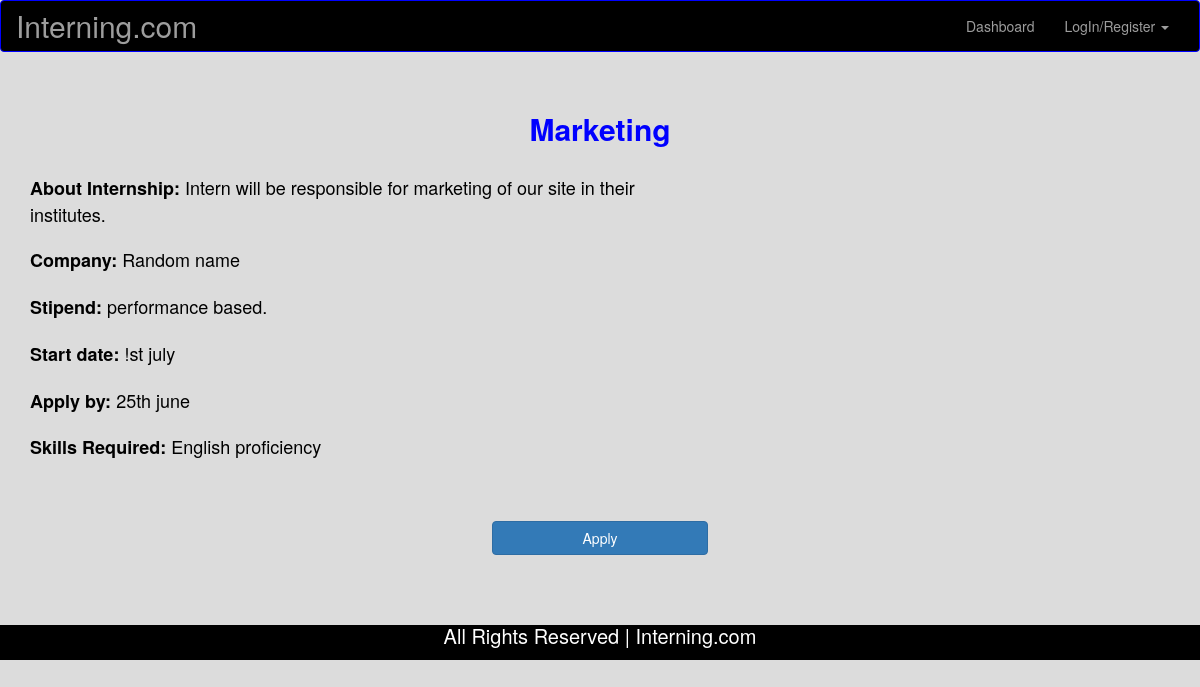
The app's page /internship.php?iid=4 with its own data.
### tables this page shows
CREATE TABLE `internship` (
  `iid` int(11) NOT NULL,
  `title` varchar(100) NOT NULL,
  `description` varchar(500) NOT NULL,
  `stipend` varchar(50) NOT NULL,
  `start` varchar(50) NOT NULL,
  `apply` varchar(50) NOT NULL,
  `skills` varchar(200) NOT NULL,
  `duration` varchar(50) NOT NULL,
  `comp_name` varchar(100) NOT NULL
);

### internship.php (the view, shortened to what this page needs)
<?php
$iid=$_GET['iid'];
include 'connect.php';
$query = mysqli_query($connection,"SELECT * FROM internship WHERE iid='$iid'");
while ($row = mysqli_fetch_array($query))
{
    $title=$row['title'];
    $description=$row['description'];
    $comp_name=$row['comp_name'];
    $stipend=$row['stipend'];
    $start=$row['start'];
    $apply=$row['apply'];
    $skills=$row['skills'];
}
?>
<html>
<head>
</head>
<body style="background-color: gainsboro; background-size: 100%;">
<?php
include 'nvgbar.php';
?>
<br>
<h2 style="text-align: center; color: blue;"><b><?php echo "$title"; ?></b></h2>
<br>
<div class="container">
    <div class="row">
    <div class="col-sm-7">
        <p style=" display: inline; color: black; font-size: 18px"><b>About Internship: </b></p><p style="font-size: 18px; display: inline; color: black;"><?php echo "$description"; ?></p><br><br>
        <p style=" display: inline; color: black; font-size: 18px"><b>Company: </b></p><p style="font-size: 18px; display: inline; color: black;"><?php echo "$comp_name"; ?></p><br><br>
        <p style=" display: inline; color: black; font-size: 18px"><b>Stipend: </b></p><p style="font-size: 18px; display: inline; color: black;"><?php echo "$stipend"; ?></p><br><br>
        <p style=" display: inline; color: black; font-size: 18px"><b>Start date: </b></p><p style="font-size: 18px; display: inline; color: black;"><?php echo "$start"; ?></p><br><br>
        <p style=" display: inline; color: black; font-size: 18px"><b>Apply by: </b></p><p style="font-size: 18px; display: inline; color: black;"><?php echo "$apply"; ?></p><br><br>
        <p style=" display: inline; color: black; font-size: 18px"><b>Skills Required: </b></p><p style="font-size: 18px; display: inline; color: black;"><?php echo "$skills"; ?></p><br><br>
    </div>
        <div class="col-sm-5"></div>
    </div>
    <br> <br>
    <div class="row">
        <div class="col-sm-4"></div>
        <div class="col-sm-4"> <a href="apply.php?iid=<?php echo "$iid"; ?>"><button type="button" class="btn btn-primary" style="margin-left: 20%; width:60%; margin-bottom: 10px" >Apply</button></a></div>
        <div class="col-sm-4"></div>
    </div>
</div><br><br>
    <?php
include 'footer.php';
?>
</body>
</html>

### records on screen
internship: title "Marketing", description "Intern will be responsible for marketing of our site in their institutes.", comp_name "Random name", stipend "performance based.", start "!st july", apply "25th june", skills "English proficiency"
